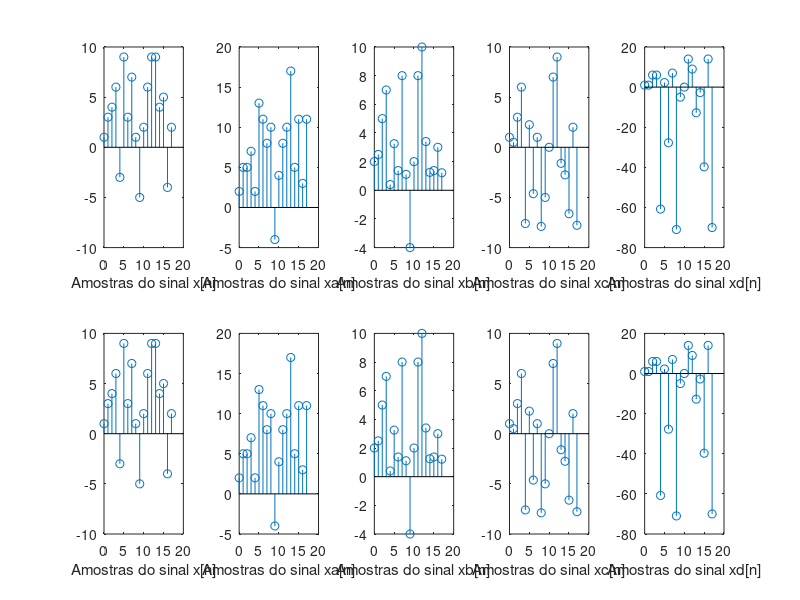

Write MATLAB code to recreate this figure.
% k1 = 12, k2 = 11, k3 = 21, k4 = 22
% 0 substituido por 9

m1 = [1 2 1 1 5 4 8 1 9];
m2 = [1 2 2 1 8 1 6 7 9];

n = 0:17; % Vetor de indice de tempo
x = [1 3 4 6 -3 9 3 7 1 -5 2 6 9 9 4 5 -4 2]; % sequencia de amostras na entrada

k1 = [m1 m2]; % Chave publica k1
k2 = [m1 m1]; % Chave publica k2
k3 = [m2 m1]; % Chave publica k3
k4 = [m2 m2]; % Chave publica k4

% CODER %

subplot(2, 5, 1);
stem(n, x); % Plot do sinal discreto x[n]
xlabel("Amostras do sinal x[n]");

xa1 = x + k1;
subplot(2, 5, 2);
stem(n, xa1); % Plot do sinal discreto xa[n]
xlabel("Amostras do sinal xa[n]");

xb1 = xa1./k2;
subplot(2, 5, 3);
stem(n, xb1); % Plot do sinal discreto xb[n]
xlabel("Amostras do sinal xb[n]");

xc1 = xb1 - k3;
subplot(2, 5, 4);
stem(n, xc1); % Plot do sinal discreto xc[n]
xlabel("Amostras do sinal xc[n]");

xd = xc1.*k4;
subplot(2, 5, 5);
stem(n, xd); % Plot do sinal discreto xd[n]
xlabel("Amostras do sinal xd[n]");

% DECODER %

subplot(2, 5, 10);
stem(n, xd); % Plot do sinal discreto xd[n]
xlabel("Amostras do sinal xd[n]");

xc2 = xd./k4;
subplot(2, 5, 9);
stem(n, xc2); % Plot do sinal discreto xc[n]
xlabel("Amostras do sinal xc[n]");

xb2 = xc2 + k3;
subplot(2, 5, 8);
stem(n, xb2); % Plot do sinal discreto xb[n]
xlabel("Amostras do sinal xb[n]");

xa2 = xb2.*k2;
subplot(2, 5, 7);
stem(n, xa2); % Plot do sinal discreto xa[n]
xlabel("Amostras do sinal xa[n]");

xf = xa2 - k1;
subplot(2, 5, 6);
stem(n, xf); % Plot do sinal discreto xa[n]
xlabel("Amostras do sinal x[n]");